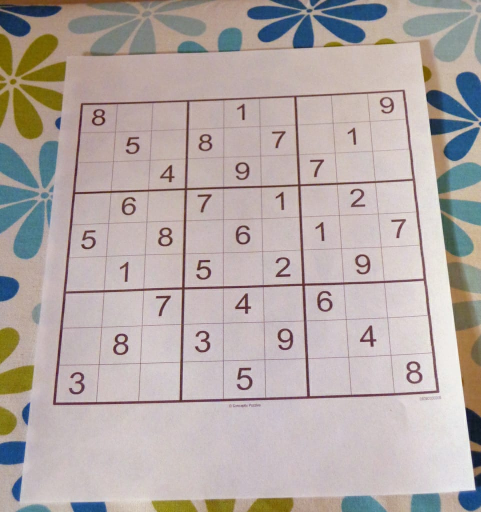
#> input picture Sudoku Images/Sudoku.jpeg, 962 x 1024 px (shown at 1/2 size)
$ python -i Extract_Digits.py   (imports and definitions only)
#> lines starting #> are read from the running program, lines starting #| are printed output that depends on the picture; after the words box and inside, x2 and y2 are one past the last pixel; in counts of white or black regions, pixels touching at a corner belong together
import numpy as np
import cv2
from joblib import load


def order_corners(corner_values):

    #Function to take in the pixel values of the corver points and
    #returns then in the order ->
    #top-left, top-right, bottom-left, bottom-roght

    ordered = corner_values.copy()
    corner_values = corner_values
    min_sum = np.sum(np.max(corner_values, axis = 0))
    max_sum = 0
    for i in range(4):
        if sum(corner_values[i]) <= min_sum:
            ordered[0] = corner_values[i]
            min_sum = sum(corner_values[i])

        if sum(corner_values[i]) >= max_sum:
            ordered[3] = corner_values[i]
            max_sum = sum(corner_values[i])

    for i in range(4):
        if False not in (corner_values[i] == ordered[0]) or False not in (corner_values[i] == ordered[3]):
            continue

        k = corner_values[i] - ordered[0]
        if k[0] > k[1]:
            ordered[1] = corner_values[i]

        else:
            ordered[2] = corner_values[i]

    return ordered


def extract_sudoku(image_file_path):

    #takes in an image file and returns the cropped square image of the sudoku inside it and the size of the image

    #load the image and turn it into greyscale and apply gaussian blur
#> called with image_file_path = 'Sudoku Images/Sudoku.jpeg'
    img = cv2.imread(image_file_path)
#> img is the input picture: shape (1024, 962, 3); mean B, G, R 166.6, 169.4, 179.8
    grey = cv2.cvtColor(img, cv2.COLOR_BGR2GRAY)
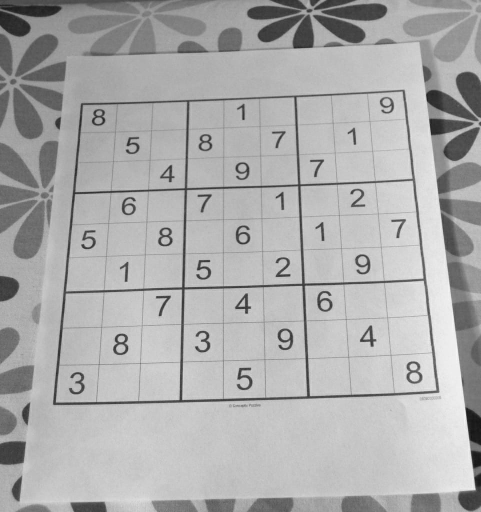
#> grey: shape (1024, 962) (shown at 1/2 size); min 14, max 253, mean 172.2
    blur = cv2.GaussianBlur(grey, (3,3), cv2.BORDER_DEFAULT)


    #find the largest polygon in the image
    canny = cv2.Canny(grey, 50, 200)
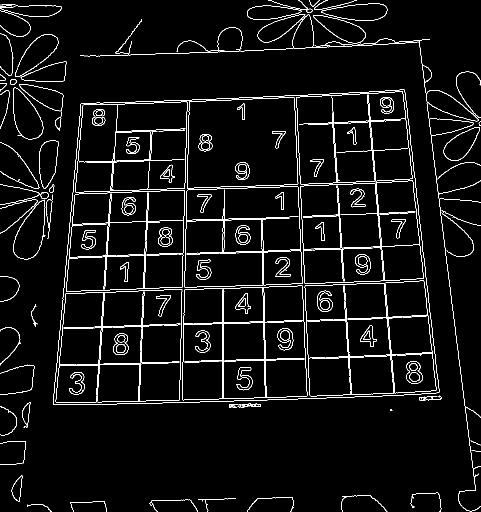
#> canny: shape (1024, 962) (shown at 1/2 size); 4.1% white in thin lines or dots
    contours, hierarchies = cv2.findContours(canny, cv2.RETR_EXTERNAL, cv2.CHAIN_APPROX_NONE)
#> contours = 67 contours, 29 with area under 20; largest, box (x1, y1, x2, y2) and area: (106, 179, 879, 810) 430214, (515, 28, 962, 1023) 7389, (26, 399, 91, 519) 4652, (26, 175, 87, 279) 3972, (642, 6, 775, 42) 3150
    contours = sorted(contours, key=cv2.contourArea, reverse=True)
    polygon = contours[0]
#> polygon = contour of 2626 points, box (x1, y1, x2, y2) (106, 179, 879, 810), area 430214


    #plot the largest polygon on a mask and find to corrdinates of the corners
    mask = np.zeros(img.shape[:2], dtype = "uint8")
    cv2.drawContours(mask, polygon, -1, (255,0,0), 10)
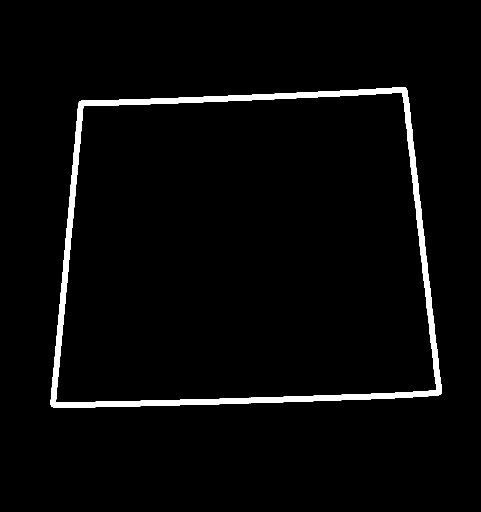
#> mask: shape (1024, 962) (shown at 1/2 size); 2.9% white; 1 white region, box (x1, y1, x2, y2) and area: (101, 174, 884, 815) 28865
    corners = cv2.goodFeaturesToTrack(mask, 4, 0.1, 200)
#> corners = [[112, 803], [872, 780], [167, 212], [804, 185]]
    corners = np.int0(corners)
    corner_values = []
    if corners is not None:
        for i in corners:
            x,y = i.ravel()
            corner_values.append((x,y))
#> this loop made 4 passes
#> after the loop, corner_values = [(112, 803), (872, 780), (167, 212), (804, 185)]


    #warp and crop the image based on the corner coordinates
    corner_values = order_corners(np.array(corner_values, np.float32))
#> in order_corners, `ordered = corner_values.copy()`: ordered = [[112, 803], [872, 780], [167, 212], [804, 185]]
#> in order_corners, `min_sum = np.sum(np.max(corner_values, axis = 0))`: min_sum = 1675
#> the loop in order_corners, `for i in range(4):` made 4 passes
#> (min_sum, max_sum) on pass 1: (915, 915)
#> max_sum on pass 2: 1652
#> after the loop in order_corners, `for i in range(4):`: max_sum = 1652; min_sum = 379; ordered = [[167, 212], [872, 780], [167, 212], [872, 780]]
#> the loop in order_corners, `for i in range(4):` made 4 passes
#> k on passes 1, 4: [-55, 591], [637, -27]
#> after the loop in order_corners, `for i in range(4):`: ordered = [[167, 212], [804, 185], [112, 803], [872, 780]]
#> corner_values = [[167, 212], [804, 185], [112, 803], [872, 780]]
    dim = int(np.mean(np.max(corner_values, axis = 0) - np.min(corner_values, axis = 0))) + 1
#> dim = 690
    dim = (int(dim/9))*9
#> dim = 684
    dim_final = np.array([[0,0], [dim, 0], [0, dim], [dim, dim]], np.float32)
#> dim_final = [[0, 0], [684, 0], [0, 684], [684, 684]]
    matrix = cv2.getPerspectiveTransform(corner_values, dim_final)
#> matrix = [[1.18, 0.11, -220.5], [0.0634, 1.5, -327.9], [3.72e-05, 0.000354, 1]]
    sudoku = cv2.warpPerspective(img, matrix, grey.shape)[:int(dim), :int(dim)]
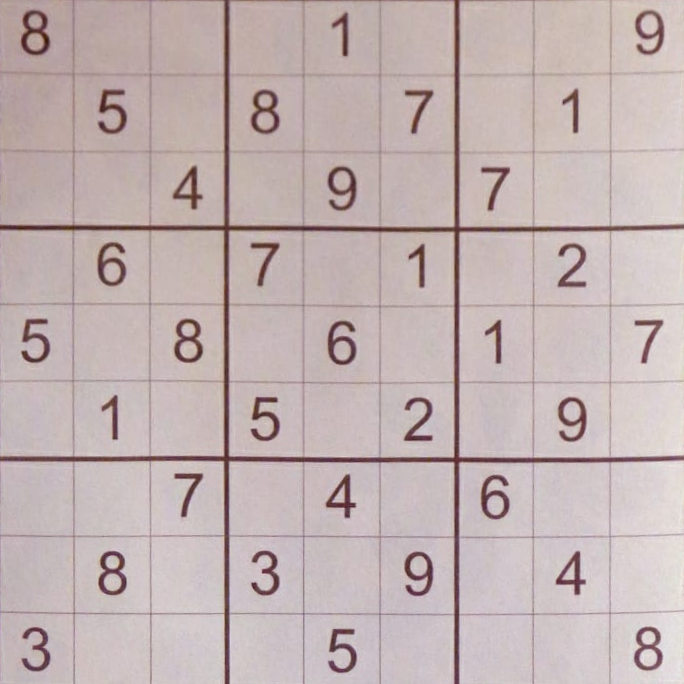
#> sudoku: shape (684, 684, 3); mean B, G, R 178.4, 178.7, 194.1

    return sudoku


# [162 lines left out: functions translate, crop_digit, darken_background, get_digits, extract_digit_values, not called in this run]

>>> result = extract_sudoku('Sudoku Images/Sudoku.jpeg')
